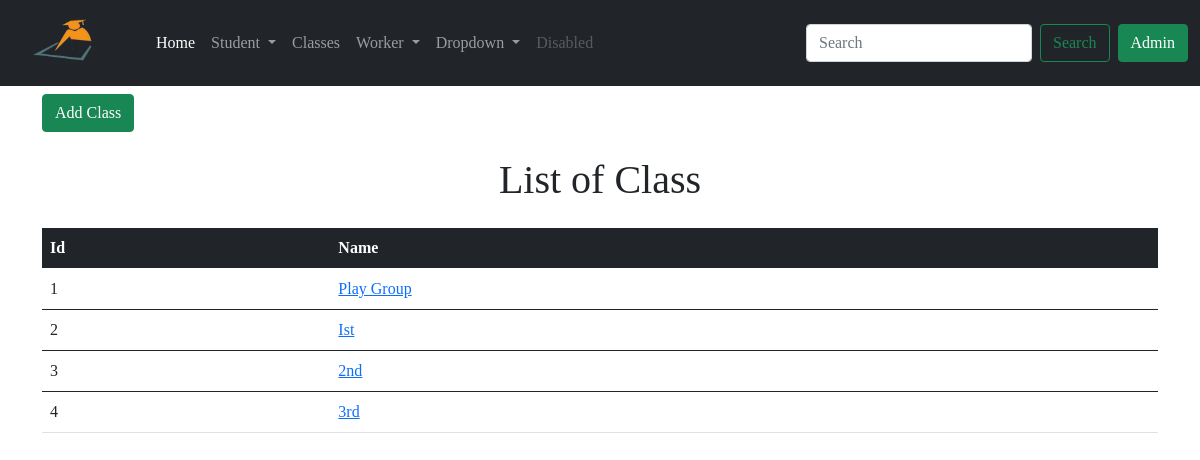
/list_of_class, run on an earlier commit of the app's database.
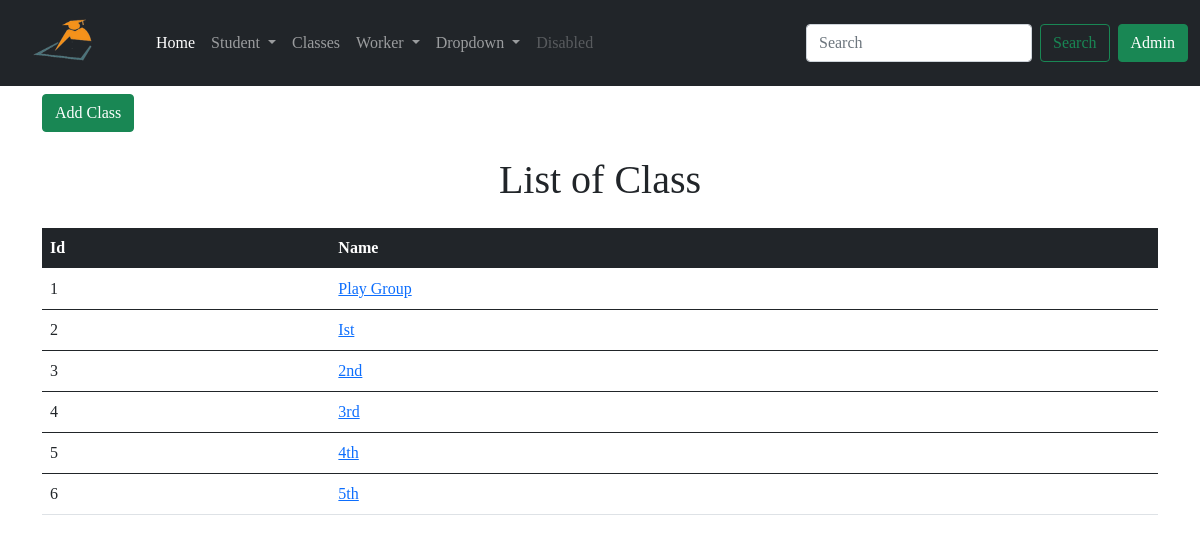
And on a later commit of the database.
### app/models.py (models this page shows, shortened)
class Class(db.Model):
    id = db.Column(db.Integer, primary_key=True)
    cls_name = db.Column(db.String(64), index=True)
    student = db.relationship('Student', backref='stdclass')

### app/routes.py (the view)
@app.route('/list_of_class')
def list_of_class():
    classes = Class.query.all()
    return render_template('list_of_class.html', classes=classes)

### app/templates/list_of_class.html
{% extends 'base.html' %}
{% block content %}
<div class="container">
  <a href=" {{ url_for('add_class') }} ">
    <button type="submit" class="btn btn-success mt-2">Add Class</button>
  </a>
<h1 class="text-center mt-4">List of Class</h1>
<table class="table mt-4">
    <thead class="table-dark">
      <tr>
        <th scope="col">Id</th>
        <th scope="col">Name</th>
      </tr>
    </thead>
    {% for class in classes %}
    <tbody>
      <tr>
        <td> {{ class.id }}</td>
        <td><a href=" {{ url_for('class_wise_student', std_class=class.id)}} "> {{ class.cls_name }} </a></td>
      </tr>
    </tbody>
    {% endfor %}
  </table>
</div>
{% endblock %}

### app/templates/base.html (shortened to what this page needs)
<!DOCTYPE html>
<html lang="en">
<head>
    <link href="https://cdn.jsdelivr.net/npm/bootstrap@5.0.0-beta2/dist/css/bootstrap.min.css" rel="stylesheet">
</head>
<body>
    {% include 'nav.html' %}
    {% block content %} {% endblock %}
</body>
</html>

### app/templates/nav.html (shortened to what this page needs)
<nav class="navbar navbar-expand-lg navbar-dark bg-dark">
    <div class="container-fluid">
      <a class="navbar-brand" href="{{ url_for('index') }}"><img src=" {{ url_for('static', filename='image/rsz_1logo.png')}} " class="brand_logo " width="120px" height="60px"  alt="Logo"></a>
      <div class="collapse navbar-collapse" id="navbarSupportedContent">
        <ul class="navbar-nav me-auto mb-2 mb-lg-0">
          <li class="nav-item">
            <a class="nav-link active" aria-current="page" href="{{ url_for('index') }}">Home</a>
          </li>
          <li class="nav-item dropdown">
            <a class="nav-link dropdown-toggle" href="#" id="navbarDropdown" role="button" data-bs-toggle="dropdown" aria-expanded="false">
              Student
            </a>
          </li>
          <li class="nav-item">
            <a class="nav-link " aria-current="page" href="{{ url_for('list_of_class') }}">Classes</a>
          </li>
          <li class="nav-item dropdown">
            <a class="nav-link dropdown-toggle" href="#" id="navbarDropdown" role="button" data-bs-toggle="dropdown" aria-expanded="false">
              Worker
            </a>
          </li>
          <li class="nav-item dropdown">
            <a class="nav-link dropdown-toggle" href="#" id="navbarDropdown" role="button" data-bs-toggle="dropdown" aria-expanded="false">
              Dropdown
            </a>
          </li>
          <li class="nav-item">
            <a class="nav-link disabled" href="#" tabindex="-1" >Disabled</a>
          </li>
        </ul>
        <form class="d-flex">
          <input class="form-control me-2" type="search" placeholder="Search" aria-label="Search">
          <button class="btn btn-outline-success" type="submit">Search</button>
        </form>
        {% if current_user.is_anonymous %}
        <a href="{{ url_for('admin_login') }}"><button class="btn btn-success ms-2">Admin</button></a>
        {% else %}
        <a href="{{ url_for('admin_logout') }}"><button class="btn btn-success ms-2">LogOut</button></a>
        {% endif %}
      </div>
    </div>
  </nav>

### app/templates/base.html (style rules this page uses)
body { font-family: 'Times New Roman', Times, serif; }

What changed in the data, as far as the page shows it:
added Class: id "5", cls_name "4th"
added Class: id "6", cls_name "5th"
